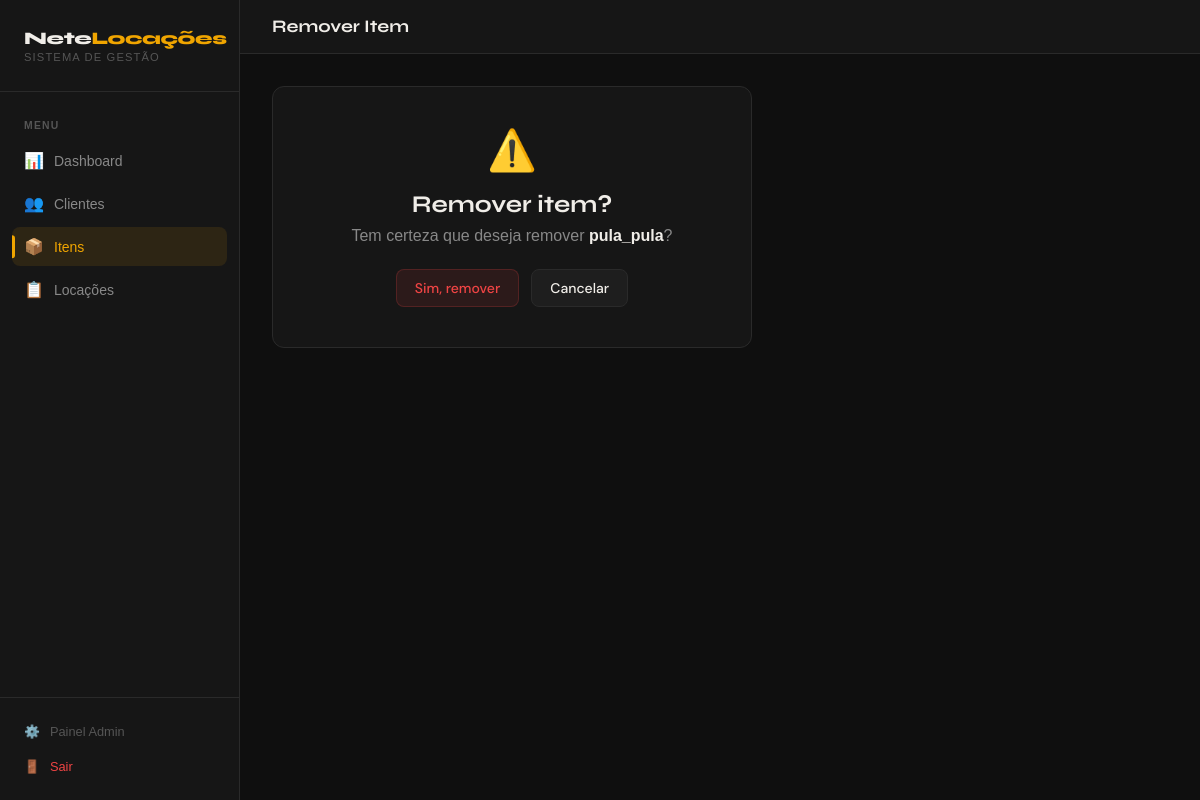
/itens/5/deletar/ (signed in), run on an earlier commit of the app's database.
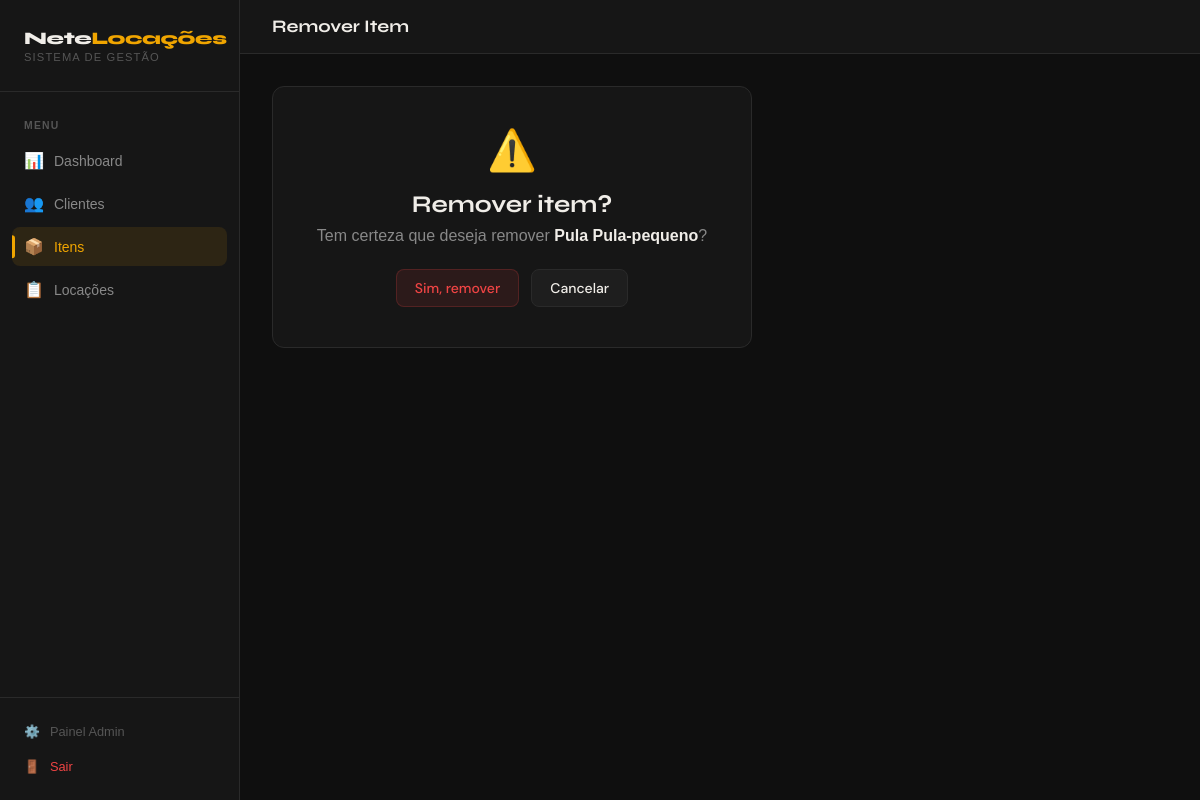
And on a later commit of the database.
### item/models.py (models this page shows, shortened)
class Item(models.Model):
    TIPO_CHOICES = (
        ('cadeira', 'Cadeira'),
        ('mesa', 'Mesa'),
        ('pula_pula-pequeno', 'Pula Pula-pequeno'),
        ('piscina_bolinha', 'Piscina de Bolinha'),
        ('pula_pula-grande', 'Pula Pula-grande'),
    )
    tipo = models.CharField(max_length=20, choices=TIPO_CHOICES)
    quantidade_estoque = models.IntegerField()

### core/views.py (the view)
# urls.py: path('itens/<int:pk>/deletar/', views.item_deletar, name='item_deletar'),
@login_required
def item_deletar(request, pk):
    item = get_object_or_404(Item, pk=pk)
    if request.method == 'POST':
        item.delete()
        messages.success(request, 'Item removido.')
        return redirect('itens_list')
    return render(request, 'itens/deletar.html', {'item': item})

### templates/itens/deletar.html (shortened to what this page needs)
{% extends 'base/base.html' %}
{% block page_title %}Remover Item{% endblock %}
{% block content %}
<div class="card" style="max-width:480px">
    <div class="card-body" style="text-align:center;padding:40px">
        <div style="font-size:2.5rem;margin-bottom:16px">⚠️</div>
        <h2 style="font-family:'Syne',sans-serif;margin-bottom:8px">Remover item?</h2>
        <p style="color:var(--text2);margin-bottom:24px">
            Tem certeza que deseja remover <strong style="color:var(--text)">{{ item.get_tipo_display }}</strong>?
        </p>
        <form method="post" style="display:flex;gap:12px;justify-content:center">
            <button type="submit" class="btn btn-danger">Sim, remover</button>
            <a href="{% url 'itens_list' %}" class="btn btn-secondary">Cancelar</a>
        </form>
    </div>
</div>
{% endblock %}

What changed in the data, as far as the page shows it:
changed Item: tipo "pula_pula" → "Pula Pula-pequeno"
